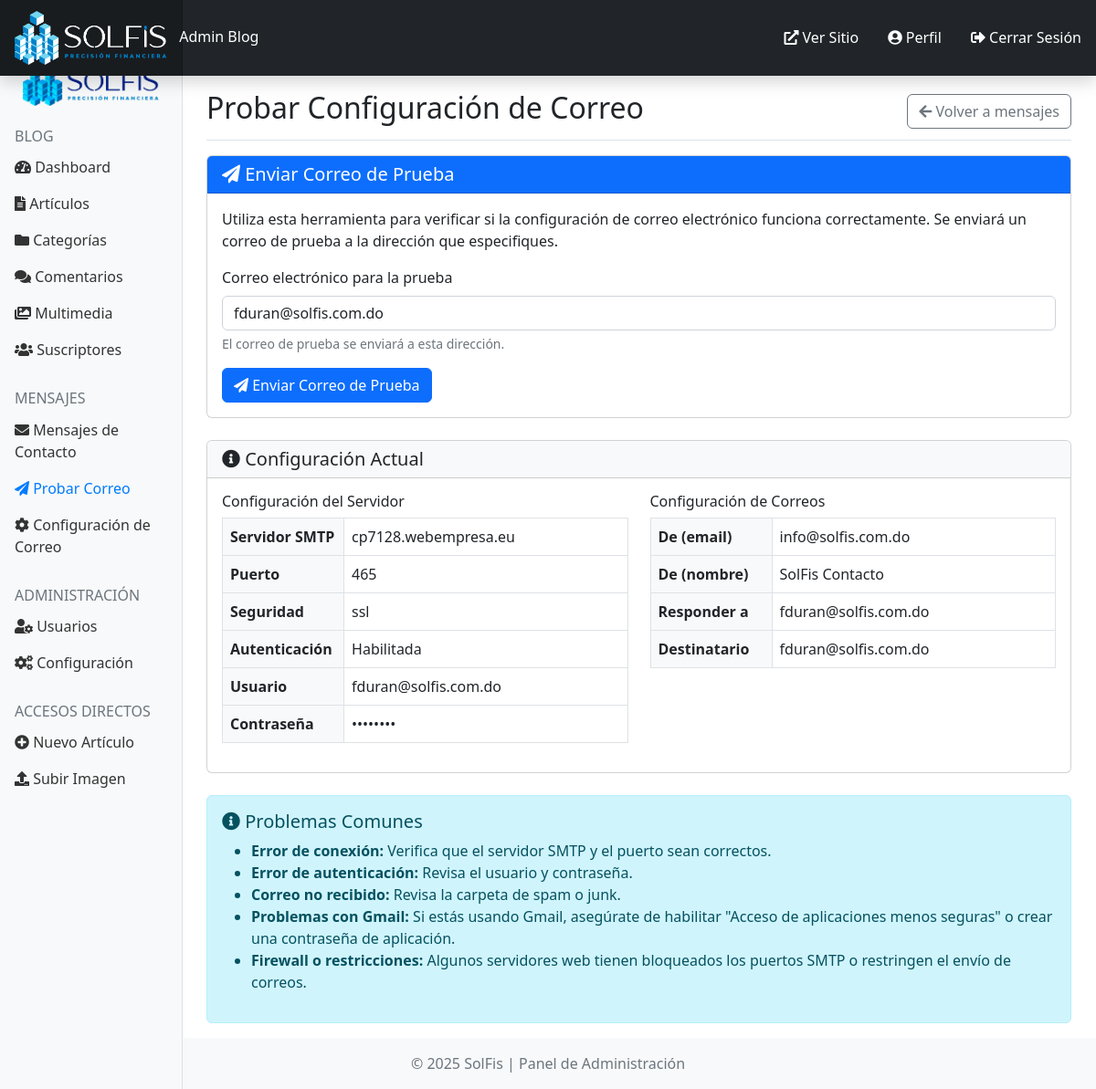
Page /admin/test-email.php (signed in) on the committed database.
### tables this page shows
CREATE TABLE `email_settings` (
  `id` int(11) NOT NULL,
  `smtp_host` varchar(100) NOT NULL,
  `smtp_port` int(11) NOT NULL DEFAULT 587,
  `smtp_secure` enum('tls','ssl') NOT NULL DEFAULT 'tls',
  `smtp_auth` tinyint(1) NOT NULL DEFAULT 1,
  `smtp_username` varchar(100) DEFAULT NULL,
  `smtp_password` varchar(255) DEFAULT NULL,
  `from_email` varchar(100) NOT NULL,
  `from_name` varchar(100) NOT NULL,
  `reply_to` varchar(100) DEFAULT NULL,
  `recipient_email` varchar(100) NOT NULL,
  `updated_at` datetime NOT NULL
);

### includes/blog-system.php (called while the page is built, shortened)
<?php
class Database {
    private $connection;
    private static $instance;
    private function __construct() {
        $this->connection = new mysqli(DB_HOST, DB_USER, DB_PASS, DB_NAME);
        $this->connection->set_charset("utf8mb4");
    }
    public static function getInstance() {
        if (!self::$instance) {
            self::$instance = new self();
        }
        return self::$instance;
    }
    public function query($sql) {
        return $this->connection->query($sql);
    }
}
class Auth {
    private static $instance;
    public static function getInstance() {
        if (!self::$instance) {
            self::$instance = new self();
        }
        return self::$instance;
    }
}
class EmailSettings {
    private $db;
    public function __construct() {
        $this->db = Database::getInstance();
    }
    public function getSettings() {
        $sql = "SELECT * FROM email_settings LIMIT 1";
        $result = $this->db->query($sql);
        if ($result && $result->num_rows > 0) {
            return $result->fetch_assoc();
        }
        return [
            'smtp_host' => 'smtp.example.com',
            'smtp_port' => 587,
            'smtp_secure' => 'tls',
            'smtp_auth' => 1,
            'smtp_username' => '',
            'smtp_password' => '',
            'from_email' => 'info@solfis.com',
            'from_name' => 'SolFis Contacto',
            'reply_to' => 'info@solfis.com',
            'recipient_email' => 'contacto@solfis.com'
        ];
    }
}

### admin/test-email.php (the view, shortened to what this page needs)
<?php
require_once '../includes/blog-system.php';
$emailSettings = new EmailSettings();
$settings = $emailSettings->getSettings();
?>
<?php include 'includes/header.php'; ?>
<div class="container-fluid">
    <div class="row">
        <?php include 'includes/sidebar.php'; ?>
        <main class="col-md-9 ms-sm-auto col-lg-10 px-md-4">
            <div class="d-flex justify-content-between flex-wrap flex-md-nowrap align-items-center pt-3 pb-2 mb-3 border-bottom">
                <h1 class="h2">Probar Configuración de Correo</h1>
                <div class="btn-toolbar mb-2 mb-md-0">
                    <a href="contact.php" class="btn btn-outline-secondary">
                        <i class="fas fa-arrow-left"></i> Volver a mensajes
                    </a>
                </div>
            </div>
            <div class="card mb-4">
                <div class="card-header bg-primary text-white">
                    <h5 class="mb-0"><i class="fas fa-paper-plane"></i> Enviar Correo de Prueba</h5>
                </div>
                <div class="card-body">
                    <p>Utiliza esta herramienta para verificar si la configuración de correo electrónico funciona correctamente. Se enviará un correo de prueba a la dirección que especifiques.</p>
                    <form method="post" action="">
                        <div class="mb-3">
                            <label for="test_email" class="form-label">Correo electrónico para la prueba</label>
                            <input type="email" class="form-control" id="test_email" name="test_email" value="<?php echo $settings['recipient_email']; ?>" required>
                            <div class="form-text">El correo de prueba se enviará a esta dirección.</div>
                        </div>
                        <button type="submit" class="btn btn-primary">
                            <i class="fas fa-paper-plane"></i> Enviar Correo de Prueba
                        </button>
                    </form>
                </div>
            </div>
            <div class="card">
                <div class="card-header bg-light">
                    <h5 class="mb-0"><i class="fas fa-info-circle"></i> Configuración Actual</h5>
                </div>
                <div class="card-body">
                    <div class="row">
                        <div class="col-md-6">
                            <h6>Configuración del Servidor</h6>
                            <table class="table table-bordered">
                                <tr>
                                    <th class="bg-light" style="width: 30%;">Servidor SMTP</th>
                                    <td><?php echo htmlspecialchars($settings['smtp_host']); ?></td>
                                </tr>
                                <tr>
                                    <th class="bg-light">Puerto</th>
                                    <td><?php echo (int)$settings['smtp_port']; ?></td>
                                </tr>
                                <tr>
                                    <th class="bg-light">Seguridad</th>
                                    <td><?php echo htmlspecialchars($settings['smtp_secure']); ?></td>
                                </tr>
                                <tr>
                                    <th class="bg-light">Autenticación</th>
                                    <td><?php echo $settings['smtp_auth'] ? 'Habilitada' : 'Deshabilitada'; ?></td>
                                </tr>
                                <?php if ($settings['smtp_auth']): ?>
                                <tr>
                                    <th class="bg-light">Usuario</th>
                                    <td><?php echo htmlspecialchars($settings['smtp_username']); ?></td>
                                </tr>
                                <tr>
                                    <th class="bg-light">Contraseña</th>
                                    <td>••••••••</td>
                                </tr>
                                <?php endif; ?>
                            </table>
                        </div>
                        <div class="col-md-6">
                            <h6>Configuración de Correos</h6>
                            <table class="table table-bordered">
                                <tr>
                                    <th class="bg-light" style="width: 30%;">De (email)</th>
                                    <td><?php echo htmlspecialchars($settings['from_email']); ?></td>
                                </tr>
                                <tr>
                                    <th class="bg-light">De (nombre)</th>
                                    <td><?php echo htmlspecialchars($settings['from_name']); ?></td>
                                </tr>
                                <tr>
                                    <th class="bg-light">Responder a</th>
                                    <td><?php echo htmlspecialchars($settings['reply_to']); ?></td>
                                </tr>
                                <tr>
                                    <th class="bg-light">Destinatario</th>
                                    <td><?php echo htmlspecialchars($settings['recipient_email']); ?></td>
                                </tr>
                            </table>
                        </div>
                    </div>
                </div>
            </div>
            <div class="mt-4">
                <div class="alert alert-info">
                    <h5><i class="fas fa-info-circle"></i> Problemas Comunes</h5>
                    <ul>
                        <li><strong>Error de conexión:</strong> Verifica que el servidor SMTP y el puerto sean correctos.</li>
                        <li><strong>Error de autenticación:</strong> Revisa el usuario y contraseña.</li>
                        <li><strong>Correo no recibido:</strong> Revisa la carpeta de spam o junk.</li>
                        <li><strong>Problemas con Gmail:</strong> Si estás usando Gmail, asegúrate de habilitar "Acceso de aplicaciones menos seguras" o crear una contraseña de aplicación.</li>
                        <li><strong>Firewall o restricciones:</strong> Algunos servidores web tienen bloqueados los puertos SMTP o restringen el envío de correos.</li>
                    </ul>
                </div>
            </div>
        </main>
    </div>
</div>
<?php include 'includes/footer.php'; ?>

### admin/includes/header.php (style rules this page uses)
body { min-height: 100vh; display: flex; flex-direction: column; overflow-x: hidden; }
.container-fluid { width: 100%; padding-right: 15px; padding-left: 15px; overflow-x: hidden; }
img, table, iframe, video, object { max-width: 100%; height: auto; }

### rows in the picture
email_settings: test_email "fduran@solfis.com.do", smtp_host "cp7128.webempresa.eu", smtp_port "465", smtp_secure "ssl", smtp_username "fduran@solfis.com.do", from_email "info@solfis.com.do", from_name "SolFis Contacto", reply_to "fduran@solfis.com.do", recipient_email "fduran@solfis.com.do"
